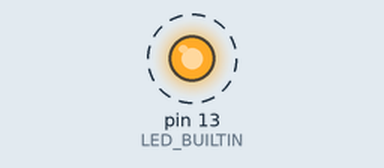
Simulated run of this sketch. Board: Arduino Uno, built with avr-gcc and run on an emulated ATmega328P. Parts: output pins drawn as LEDs (lit = HIGH). Dashed ring = blinking. What the sketch prints to the serial monitor is not drawn.

Above: at 0.5 s.
Timing chart, 0 to 4.6 s (numbered marks = the images above):
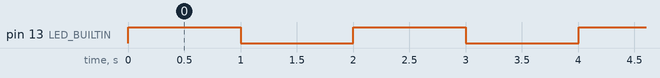

The sketch:

hi221sensorpakt.ino
```cpp
void sendPacket()
{
Serial.write(0x5A);
Serial.write(0xA5);
Serial.write(0x4C);
Serial.write(0x00);
Serial.write(0x6C);
Serial.write(0x51);
Serial.write(0x91);
Serial.write(0x00);
Serial.write(0xA0);
Serial.write(0x3B);
Serial.write(0x01);
Serial.write(0xA8);
Serial.write(0x02);
Serial.write(0x97);
Serial.write(0xBD);
Serial.write(0xBB);
Serial.write(0x04);
Serial.write(0x00);
Serial.write(0x9C);
Serial.write(0xA0);
Serial.write(0x65);
Serial.write(0x3E);
Serial.write(0xA2);
Serial.write(0x26);
Serial.write(0x45);
Serial.write(0x3F);
Serial.write(0x5C);
Serial.write(0xE7);
Serial.write(0x30);
Serial.write(0x3F);
Serial.write(0xE2);
Serial.write(0xD4);
Serial.write(0x5A);
Serial.write(0xC2);
Serial.write(0xE5);
Serial.write(0x9D);
Serial.write(0xA0);
Serial.write(0xC1);
Serial.write(0xEB);
Serial.write(0x23);
Serial.write(0xEE);
Serial.write(0xC2);
Serial.write(0x78);
Serial.write(0x77);
Serial.write(0x99);
Serial.write(0x41);
Serial.write(0xAB);
Serial.write(0xAA);
Serial.write(0xD1);
Serial.write(0xC1);
Serial.write(0xAB);
Serial.write(0x2A);
Serial.write(0x0A);
Serial.write(0xC2);
Serial.write(0x8D);
Serial.write(0xE1);
Serial.write(0x42);
Serial.write(0x42);
Serial.write(0x8F);
Serial.write(0x1D);
Serial.write(0xA8);
Serial.write(0xC1);
Serial.write(0x1E);
Serial.write(0x0C);
Serial.write(0x36);
Serial.write(0xC2);
Serial.write(0xE6);
Serial.write(0xE5);
Serial.write(0x5A);
Serial.write(0x3F);
Serial.write(0xC1);
Serial.write(0x94);
Serial.write(0x9E);
Serial.write(0x3E);
Serial.write(0xB8);
Serial.write(0xC0);
Serial.write(0x9E);
Serial.write(0xBE);
Serial.write(0xBE);
Serial.write(0xDF);
Serial.write(0x8D);
Serial.write(0xBE);
}


// the setup function runs once when you press reset or power the board
void setup() {
  // initialize digital pin LED_BUILTIN as an output.
  pinMode(LED_BUILTIN, OUTPUT);
  Serial.begin(115200);
}

// the loop function runs over and over again forever
void loop() {
  sendPacket();
  digitalWrite(LED_BUILTIN, HIGH);   // turn the LED on (HIGH is the voltage level)
  delay(1000);                       // wait for a second
  digitalWrite(LED_BUILTIN, LOW);    // turn the LED off by making the voltage LOW
  delay(1000);                       // wait for a second
}
```

Measured:
- by itself, pin 13 (LED_BUILTIN): alternates HIGH for 1.0 s and LOW for 1.0 s
